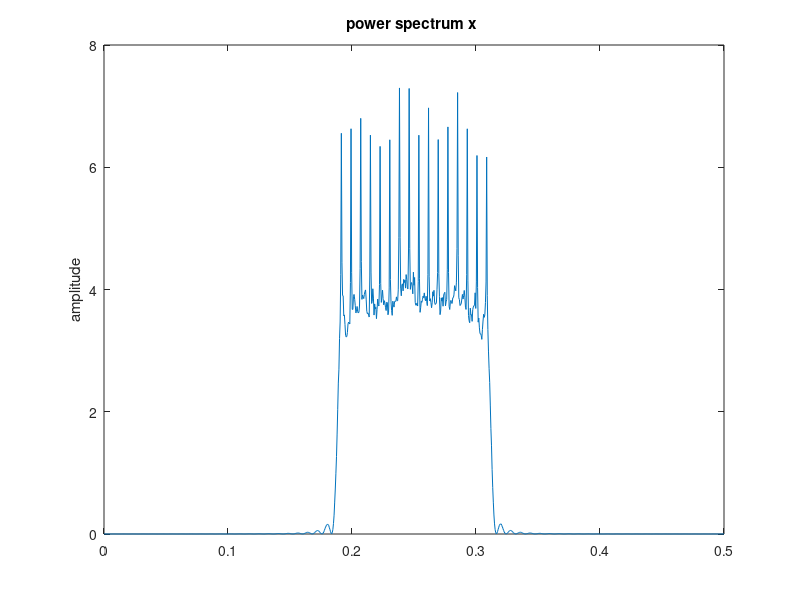

Recreate this plot in MATLAB.
close all; clear all;clc;
bps=4;Nsymb=10000;ns=128;EbNo=5;
M=2^bps; % number of different symbols
BR=1; % Baud Rate
fc=2*M*BR; % RF frequency
%% Derived parameters
nb=bps*Nsymb; % number of simulated data bits
T=1/BR; % one symbol period
Ts=T/ns; % oversampling period
% M frequencies in "coherent" distance (BR)
%f=fc+BR/2*((1:M)-(M+1)/2);
% M frequencies in "non-coherent" distance (BR)
f=fc+BR*((1:M)-(M+1)/2);
% awgn channel
SNR=EbNo+10*log10(bps)-10*log10(ns/2); % in db
% input data bits
y=randint(nb,1); %
x=reshape(y,bps,length(y)/bps)';
t=[0:T:length(x(:,1))*T]'; % time vector on the T grid
tks=[0:Ts:T-Ts]';
%% FSK signal
s=[];
A=sqrt(2/T/ns);
for k=1:length(x(:,1))
fk=f(bi2de(x(k,:))+1);
tk=(k-1)*T+tks;
s=[s; sin(2*pi*fk*tk)];
end
figure;pwelch(s);
